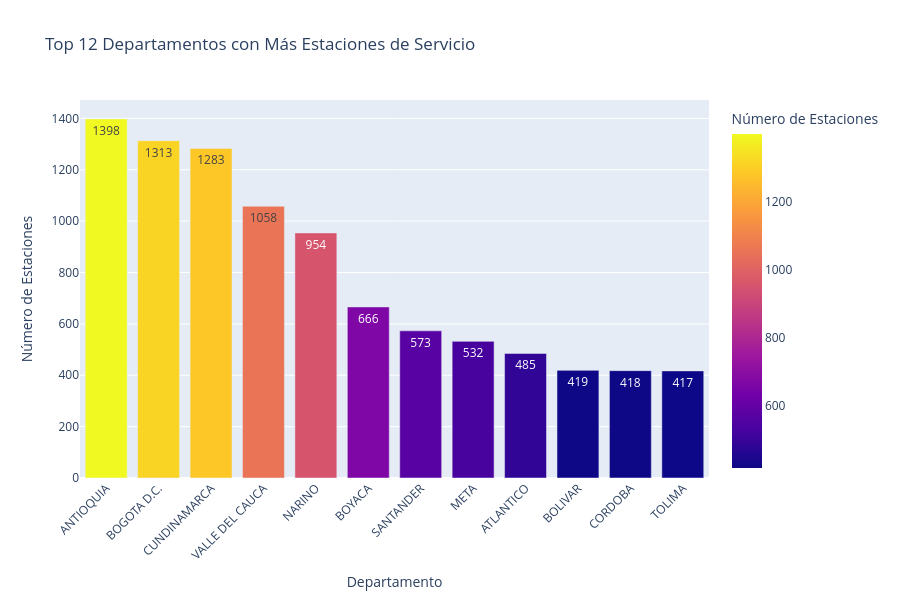

Notebook code for this chart:
### Code cell
# GRÁFICO: Cantidad de Estaciones por Departamento


estaciones_depto = data.groupby('departamento').size()\
                    .sort_values(ascending=False).head(12).reset_index()
estaciones_depto.columns = ['departamento', 'cantidad_estaciones']

fig12 = px.bar(estaciones_depto, x='departamento', y='cantidad_estaciones',title="Top 12 Departamentos con Más Estaciones de Servicio",labels={'cantidad_estaciones': 'Número de Estaciones', 'departamento': 'Departamento'},color='cantidad_estaciones',text_auto=True)
fig12.update_layout(xaxis_tickangle=-45, height=600)
fig12.show()

print("Gráfico de Estaciones por Departamento")

### Figure 1 — Plotly figure (JSON) as saved in the notebook; plotly's stock layout.template omitted (floating-point values rounded to 4 significant figures)
{"data": [{"alignmentgroup": "True", "hovertemplate": "Departamento=%{x}<br>Número de Estaciones=%{marker.color}<extra></extra>", "legendgroup": "", "marker": {"color": [1398, 1313, 1283, 1058, 954, 666, 573, 532, 485, 419, 418, 417], "coloraxis": "coloraxis", "pattern": {"shape": ""}}, "name": "", "offsetgroup": "", "orientation": "v", "showlegend": false, "textposition": "auto", "texttemplate": "%{y}", "type": "bar", "x": ["ANTIOQUIA", "BOGOTA D.C.", "CUNDINAMARCA", "VALLE DEL CAUCA", "NARINO", "BOYACA", "SANTANDER", "META", "ATLANTICO", "BOLIVAR", "CORDOBA", "TOLIMA"], "xaxis": "x", "y": [1398, 1313, 1283, 1058, 954, 666, 573, 532, 485, 419, 418, 417], "yaxis": "y"}], "layout": {"barmode": "relative", "coloraxis": {"colorbar": {"title": {"text": "Número de Estaciones"}}, "colorscale": [[0, "#0d0887"], [0.1111, "#46039f"], [0.2222, "#7201a8"], [0.3333, "#9c179e"], [0.4444, "#bd3786"], [0.5556, "#d8576b"], [0.6667, "#ed7953"], [0.7778, "#fb9f3a"], [0.8889, "#fdca26"], [1, "#f0f921"]]}, "height": 600, "legend": {"tracegroupgap": 0}, "title": {"text": "Top 12 Departamentos con Más Estaciones de Servicio"}, "xaxis": {"anchor": "y", "domain": [0, 1], "tickangle": -45, "title": {"text": "Departamento"}}, "yaxis": {"anchor": "x", "domain": [0, 1], "title": {"text": "Número de Estaciones"}}}}
